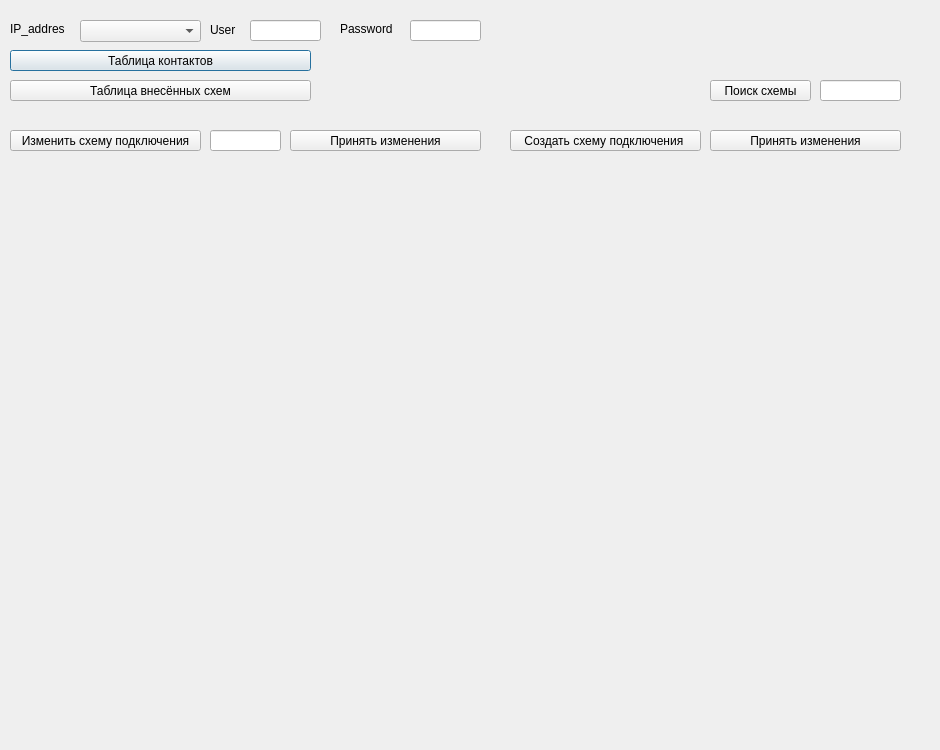
<?xml version="1.0" encoding="UTF-8"?>
<ui version="4.0">
 <class>Dialog</class>
 <widget class="QDialog" name="Dialog">
  <property name="enabled">
   <bool>true</bool>
  </property>
  <property name="geometry">
   <rect>
    <x>0</x>
    <y>0</y>
    <width>940</width>
    <height>750</height>
   </rect>
  </property>
  <property name="maximumSize">
   <size>
    <width>940</width>
    <height>750</height>
   </size>
  </property>
  <property name="windowTitle">
   <string>Connection_utility</string>
  </property>
  <widget class="QWidget" name="gridLayoutWidget">
   <property name="geometry">
    <rect>
     <x>10</x>
     <y>180</y>
     <width>921</width>
     <height>561</height>
    </rect>
   </property>
   <layout class="QGridLayout" name="gridLayout"/>
  </widget>
  <widget class="QLineEdit" name="lineEdit_2">
   <property name="geometry">
    <rect>
     <x>250</x>
     <y>20</y>
     <width>71</width>
     <height>21</height>
    </rect>
   </property>
  </widget>
  <widget class="QLineEdit" name="lineEdit_3">
   <property name="geometry">
    <rect>
     <x>410</x>
     <y>20</y>
     <width>71</width>
     <height>21</height>
    </rect>
   </property>
  </widget>
  <widget class="QLabel" name="label_2">
   <property name="geometry">
    <rect>
     <x>210</x>
     <y>20</y>
     <width>41</width>
     <height>20</height>
    </rect>
   </property>
   <property name="text">
    <string>User</string>
   </property>
  </widget>
  <widget class="QLabel" name="label_3">
   <property name="geometry">
    <rect>
     <x>340</x>
     <y>20</y>
     <width>67</width>
     <height>17</height>
    </rect>
   </property>
   <property name="text">
    <string>Password</string>
   </property>
  </widget>
  <widget class="QPushButton" name="pushButton_4">
   <property name="geometry">
    <rect>
     <x>10</x>
     <y>50</y>
     <width>301</width>
     <height>21</height>
    </rect>
   </property>
   <property name="text">
    <string>Таблица контактов</string>
   </property>
  </widget>
  <widget class="QPushButton" name="pushButton_6">
   <property name="geometry">
    <rect>
     <x>10</x>
     <y>80</y>
     <width>301</width>
     <height>21</height>
    </rect>
   </property>
   <property name="text">
    <string>Таблица внесённых схем</string>
   </property>
  </widget>
  <widget class="QLineEdit" name="lineEdit_4">
   <property name="geometry">
    <rect>
     <x>820</x>
     <y>80</y>
     <width>81</width>
     <height>21</height>
    </rect>
   </property>
  </widget>
  <widget class="QLabel" name="label_5">
   <property name="geometry">
    <rect>
     <x>10</x>
     <y>20</y>
     <width>67</width>
     <height>17</height>
    </rect>
   </property>
   <property name="text">
    <string>IP_addres</string>
   </property>
  </widget>
  <widget class="QComboBox" name="comboBox">
   <property name="geometry">
    <rect>
     <x>80</x>
     <y>20</y>
     <width>121</width>
     <height>22</height>
    </rect>
   </property>
  </widget>
  <widget class="QPushButton" name="pushButton_8">
   <property name="geometry">
    <rect>
     <x>510</x>
     <y>130</y>
     <width>191</width>
     <height>21</height>
    </rect>
   </property>
   <property name="text">
    <string>Создать схему подключения </string>
   </property>
  </widget>
  <widget class="QPushButton" name="pushButton_9">
   <property name="geometry">
    <rect>
     <x>10</x>
     <y>130</y>
     <width>191</width>
     <height>21</height>
    </rect>
   </property>
   <property name="text">
    <string>Изменить схему подключения</string>
   </property>
  </widget>
  <widget class="QPushButton" name="pushButton_11">
   <property name="geometry">
    <rect>
     <x>710</x>
     <y>80</y>
     <width>101</width>
     <height>21</height>
    </rect>
   </property>
   <property name="text">
    <string>Поиск схемы</string>
   </property>
  </widget>
  <widget class="QLineEdit" name="lineEdit_5">
   <property name="geometry">
    <rect>
     <x>210</x>
     <y>130</y>
     <width>71</width>
     <height>21</height>
    </rect>
   </property>
  </widget>
  <widget class="QPushButton" name="pushButton_12">
   <property name="geometry">
    <rect>
     <x>710</x>
     <y>130</y>
     <width>191</width>
     <height>21</height>
    </rect>
   </property>
   <property name="text">
    <string>Принять изменения</string>
   </property>
  </widget>
  <widget class="QPushButton" name="pushButton_13">
   <property name="geometry">
    <rect>
     <x>290</x>
     <y>130</y>
     <width>191</width>
     <height>21</height>
    </rect>
   </property>
   <property name="text">
    <string>Принять изменения</string>
   </property>
  </widget>
 </widget>
 <resources/>
 <connections/>
</ui>
